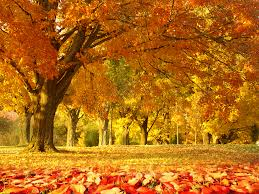
#> input picture tree.jpg, 259 x 194 px
$ python addborder.py
#> lines starting #> are read from the running program, lines starting #| are printed output that depends on the picture
# Python program to explain cv2.copyMakeBorder() method

# importing cv2
import cv2

# path
path = r'tree.jpg'

# Reading an image in default mode
image = cv2.imread(path)
#> image is the input picture: shape (194, 259, 3); mean B, G, R 22.3, 105.5, 178.1

# Window name in which image is displayed
window_name = 'Image'

# Using cv2.copyMakeBorder() method
image = cv2.copyMakeBorder(image, 10, 10, 10, 10, cv2.BORDER_CONSTANT, None, value = 0)
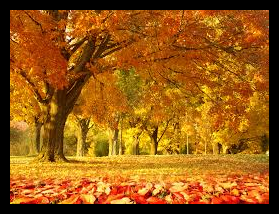
#> image: shape (214, 279, 3); mean B, G, R 18.8, 88.8, 149.8

# Displaying the image
cv2.imshow(window_name, image)

$ run again, with cat.jpg copied over tree.jpg
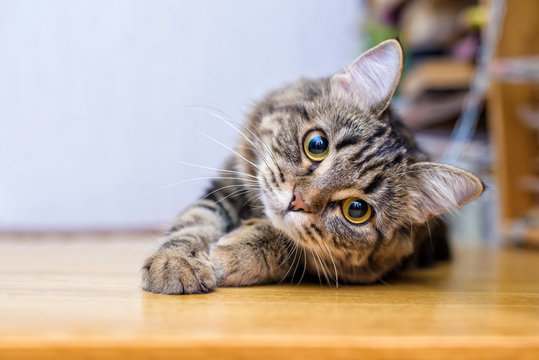
#> input picture cat.jpg, 539 x 360 px
#> image is the input picture: shape (360, 539, 3); mean B, G, R 153.9, 166.9, 183.6
#> `image = cv2.copyMakeBorder(image, 10, 10, 10, 10, cv2.BORDER_CONSTANT,..`:
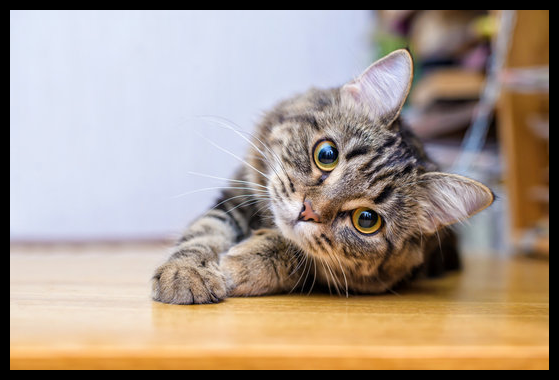
#> image: shape (380, 559, 3); mean B, G, R 140.6, 152.5, 167.7
